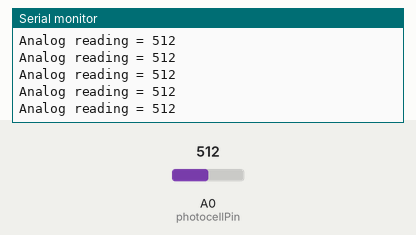
The sketch below on a simulated Arduino Uno, built with avr-gcc and run on an emulated ATmega328P. On the bench: the last lines printed to the serial monitor. The inputs (shaded band) are chosen by the test bench; at power-on: A0 (photocellPin) = 512.

Above: at 1.2 s.
1.3 s: A0 (photocellPin) set to 716
At 1.31 s:
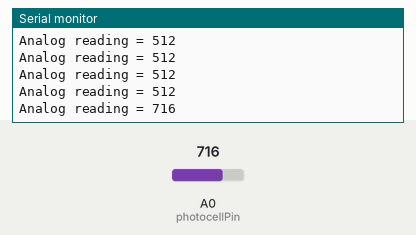
2.8 s: A0 (photocellPin) set to 900
At 2.82 s:
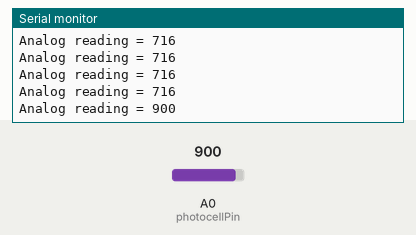
Timing chart, 0 to 5.8 s (numbered marks = the images above; inputs shaded):
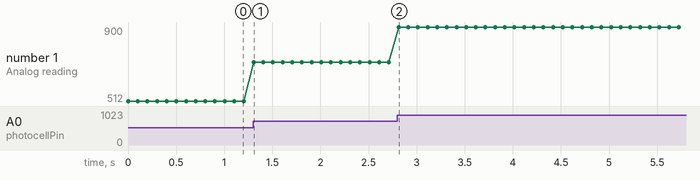

Measured:
- after the input at 1.3 s, the serial monitor: prints a new line at once (image 1)
- after the input at 2.8 s, the serial monitor: prints a new line at once (image 2)
- plotted number 1: 512 → 716 after the input at 1.3 s, 716 → 900 after the input at 2.8 s

The sketch:

photocell.ino
```cpp
int photocellPin = 0;  // the cell and 10K pulldown are connected to a0
int photocellValue;    // the analog reading from the sensor divider
void setup(void) {
  Serial.begin(9600);
}
void loop(void) {
  photocellValue = analogRead(photocellPin);
  Serial.print("Analog reading = ");
  Serial.println(photocellValue);  // the raw analog reading
  delay(100);
}
```
